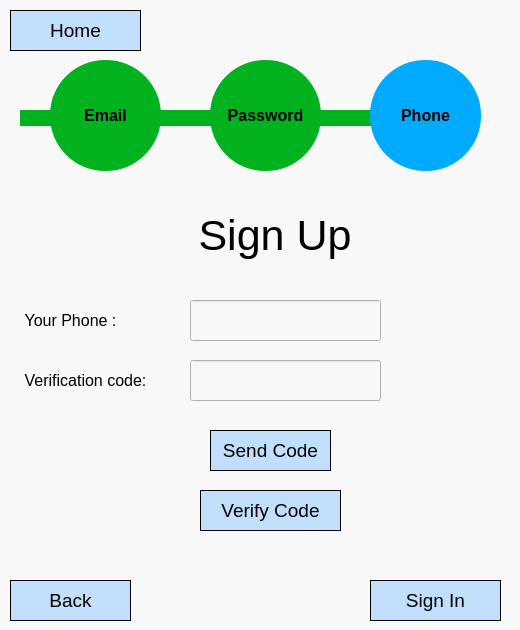
<?xml version="1.0" encoding="UTF-8"?>
<ui version="4.0">
 <class>Dialog</class>
 <widget class="QDialog" name="Dialog">
  <property name="geometry">
   <rect>
    <x>0</x>
    <y>0</y>
    <width>520</width>
    <height>630</height>
   </rect>
  </property>
  <property name="windowTitle">
   <string>Dialog</string>
  </property>
  <property name="styleSheet">
   <string notr="true">background-color: rgb(248, 248, 248);</string>
  </property>
  <widget class="QLabel" name="txtSignUpTitle">
   <property name="geometry">
    <rect>
     <x>140</x>
     <y>200</y>
     <width>270</width>
     <height>70</height>
    </rect>
   </property>
   <property name="font">
    <font>
     <pointsize>32</pointsize>
    </font>
   </property>
   <property name="text">
    <string>Sign Up</string>
   </property>
   <property name="alignment">
    <set>Qt::AlignCenter</set>
   </property>
  </widget>
  <widget class="QLabel" name="progressPhone">
   <property name="geometry">
    <rect>
     <x>370</x>
     <y>60</y>
     <width>111</width>
     <height>111</height>
    </rect>
   </property>
   <property name="font">
    <font>
     <pointsize>12</pointsize>
     <weight>75</weight>
     <bold>true</bold>
    </font>
   </property>
   <property name="styleSheet">
    <string notr="true">  height: 50px;
  width: 50px;
  background-color: rgb(0, 170, 255);
  border-radius: 55%;</string>
   </property>
   <property name="text">
    <string>Phone</string>
   </property>
   <property name="alignment">
    <set>Qt::AlignCenter</set>
   </property>
  </widget>
  <widget class="QLabel" name="progessEmail">
   <property name="geometry">
    <rect>
     <x>50</x>
     <y>60</y>
     <width>111</width>
     <height>111</height>
    </rect>
   </property>
   <property name="font">
    <font>
     <pointsize>12</pointsize>
     <weight>75</weight>
     <bold>true</bold>
    </font>
   </property>
   <property name="styleSheet">
    <string notr="true">  height: 50px;
  width: 50px;

background-color: rgb(0, 179, 30);
  border-radius: 55%;</string>
   </property>
   <property name="text">
    <string>Email</string>
   </property>
   <property name="alignment">
    <set>Qt::AlignCenter</set>
   </property>
  </widget>
  <widget class="QLabel" name="PasswordToPhone">
   <property name="enabled">
    <bool>true</bool>
   </property>
   <property name="geometry">
    <rect>
     <x>290</x>
     <y>110</y>
     <width>101</width>
     <height>16</height>
    </rect>
   </property>
   <property name="styleSheet">
    <string notr="true">background-color: rgb(0, 179, 30);
</string>
   </property>
   <property name="text">
    <string/>
   </property>
  </widget>
  <widget class="QLabel" name="progessPassword">
   <property name="geometry">
    <rect>
     <x>210</x>
     <y>60</y>
     <width>111</width>
     <height>111</height>
    </rect>
   </property>
   <property name="font">
    <font>
     <pointsize>12</pointsize>
     <weight>75</weight>
     <bold>true</bold>
    </font>
   </property>
   <property name="styleSheet">
    <string notr="true">  height: 50px;
  width: 50px;
background-color: rgb(0, 179, 30);
  border-radius: 55%;</string>
   </property>
   <property name="text">
    <string>Password</string>
   </property>
   <property name="alignment">
    <set>Qt::AlignCenter</set>
   </property>
  </widget>
  <widget class="QLabel" name="Entry">
   <property name="enabled">
    <bool>true</bool>
   </property>
   <property name="geometry">
    <rect>
     <x>20</x>
     <y>110</y>
     <width>101</width>
     <height>16</height>
    </rect>
   </property>
   <property name="styleSheet">
    <string notr="true">
background-color: rgb(0, 179, 30);</string>
   </property>
   <property name="text">
    <string/>
   </property>
  </widget>
  <widget class="QPushButton" name="btnHome">
   <property name="geometry">
    <rect>
     <x>10</x>
     <y>10</y>
     <width>131</width>
     <height>41</height>
    </rect>
   </property>
   <property name="font">
    <font>
     <pointsize>14</pointsize>
    </font>
   </property>
   <property name="styleSheet">
    <string notr="true">border: 0.5px solid #000000;
background-color: rgb(138, 198, 253,0.5);</string>
   </property>
   <property name="text">
    <string>Home</string>
   </property>
  </widget>
  <widget class="QLabel" name="EmailToPassword">
   <property name="enabled">
    <bool>true</bool>
   </property>
   <property name="geometry">
    <rect>
     <x>130</x>
     <y>110</y>
     <width>101</width>
     <height>16</height>
    </rect>
   </property>
   <property name="styleSheet">
    <string notr="true">
background-color: rgb(0, 179, 30);</string>
   </property>
   <property name="text">
    <string/>
   </property>
  </widget>
  <widget class="QLabel" name="txtPhoneNumber">
   <property name="geometry">
    <rect>
     <x>10</x>
     <y>300</y>
     <width>121</width>
     <height>41</height>
    </rect>
   </property>
   <property name="text">
    <string>&lt;html&gt;&lt;head/&gt;&lt;body&gt;&lt;p align=&quot;center&quot;&gt;&lt;span style=&quot; font-size:12pt; color:#000000;&quot;&gt;Your Phone :&lt;/span&gt;&lt;/p&gt;&lt;/body&gt;&lt;/html&gt;</string>
   </property>
  </widget>
  <widget class="QLineEdit" name="tfPhoneNumber">
   <property name="geometry">
    <rect>
     <x>190</x>
     <y>300</y>
     <width>191</width>
     <height>41</height>
    </rect>
   </property>
   <property name="styleSheet">
    <string notr="true">background-color: rgb(198, 198, 198);
background-color: rgb(248, 248, 248);</string>
   </property>
   <property name="text">
    <string/>
   </property>
  </widget>
  <widget class="QPushButton" name="btnSendCode">
   <property name="enabled">
    <bool>true</bool>
   </property>
   <property name="geometry">
    <rect>
     <x>210</x>
     <y>430</y>
     <width>121</width>
     <height>41</height>
    </rect>
   </property>
   <property name="font">
    <font>
     <pointsize>14</pointsize>
    </font>
   </property>
   <property name="styleSheet">
    <string notr="true">background-color: rgb(138, 198, 253,0.5);
border: 0.5px solid #000000;</string>
   </property>
   <property name="text">
    <string>Send Code</string>
   </property>
  </widget>
  <widget class="QLabel" name="txtVerificationCode">
   <property name="geometry">
    <rect>
     <x>0</x>
     <y>360</y>
     <width>171</width>
     <height>41</height>
    </rect>
   </property>
   <property name="text">
    <string>&lt;html&gt;&lt;head/&gt;&lt;body&gt;&lt;p align=&quot;center&quot;&gt;&lt;span style=&quot; font-size:12pt; color:#000000;&quot;&gt;Verification code:&lt;/span&gt;&lt;/p&gt;&lt;/body&gt;&lt;/html&gt;</string>
   </property>
  </widget>
  <widget class="QLineEdit" name="tfVerificationCode">
   <property name="geometry">
    <rect>
     <x>190</x>
     <y>360</y>
     <width>191</width>
     <height>41</height>
    </rect>
   </property>
   <property name="styleSheet">
    <string notr="true">background-color: rgb(248, 248, 248);</string>
   </property>
   <property name="text">
    <string/>
   </property>
  </widget>
  <widget class="QPushButton" name="btnVerifyCode">
   <property name="geometry">
    <rect>
     <x>200</x>
     <y>490</y>
     <width>141</width>
     <height>41</height>
    </rect>
   </property>
   <property name="font">
    <font>
     <pointsize>14</pointsize>
    </font>
   </property>
   <property name="styleSheet">
    <string notr="true">background-color: rgb(138, 198, 253,0.5);
border: 0.5px solid #000000;</string>
   </property>
   <property name="text">
    <string>Verify Code</string>
   </property>
  </widget>
  <widget class="QPushButton" name="btnSignIn">
   <property name="geometry">
    <rect>
     <x>370</x>
     <y>580</y>
     <width>131</width>
     <height>41</height>
    </rect>
   </property>
   <property name="font">
    <font>
     <pointsize>14</pointsize>
    </font>
   </property>
   <property name="styleSheet">
    <string notr="true">border: 0.5px solid #000000;
background-color: rgb(138, 198, 253,0.5);</string>
   </property>
   <property name="text">
    <string>Sign In</string>
   </property>
  </widget>
  <widget class="QPushButton" name="btnBack">
   <property name="geometry">
    <rect>
     <x>10</x>
     <y>580</y>
     <width>121</width>
     <height>41</height>
    </rect>
   </property>
   <property name="font">
    <font>
     <pointsize>14</pointsize>
    </font>
   </property>
   <property name="styleSheet">
    <string notr="true">border: 0.5px solid #000000;
background-color: rgb(138, 198, 253,0.5);</string>
   </property>
   <property name="text">
    <string>Back</string>
   </property>
  </widget>
  <zorder>txtSignUpTitle</zorder>
  <zorder>PasswordToPhone</zorder>
  <zorder>Entry</zorder>
  <zorder>btnHome</zorder>
  <zorder>EmailToPassword</zorder>
  <zorder>progessEmail</zorder>
  <zorder>progessPassword</zorder>
  <zorder>progressPhone</zorder>
  <zorder>txtPhoneNumber</zorder>
  <zorder>tfPhoneNumber</zorder>
  <zorder>btnSendCode</zorder>
  <zorder>txtVerificationCode</zorder>
  <zorder>tfVerificationCode</zorder>
  <zorder>btnVerifyCode</zorder>
  <zorder>btnSignIn</zorder>
  <zorder>btnBack</zorder>
 </widget>
 <resources/>
 <connections/>
</ui>
